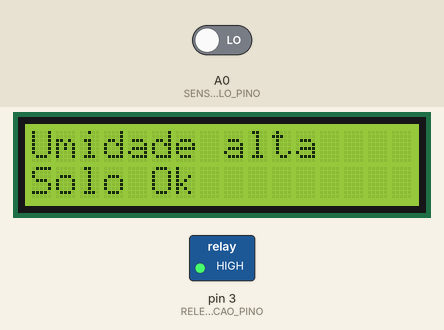
Simulated run of this sketch. Board: Arduino Uno, built with avr-gcc and run on an emulated ATmega328P. On the bench: 16×2 character LCD, switched loads named in the sketch (green lamp = pin HIGH). Inputs (shaded band) come from the test bench; at power-on: A0 (SENSOR_UMIDADE_SOLO_PINO) LOW. What the sketch prints to the serial monitor is not drawn.

Above: at 3.2 s.
3.3 s: A0 (SENSOR_UMIDADE_SOLO_PINO) driven HIGH
At 4.3 s:
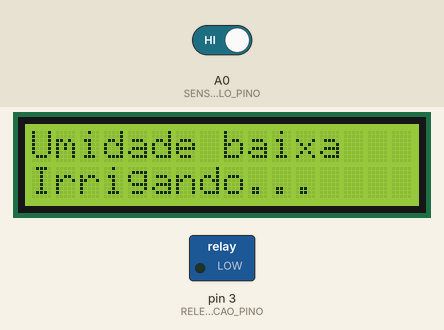
5.0 s: A0 (SENSOR_UMIDADE_SOLO_PINO) driven LOW
At 5.9 s:
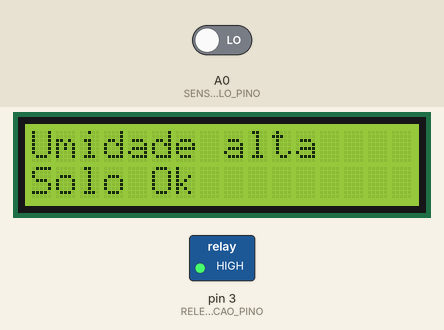
Timing chart, 0 to 8.0 s (numbered marks = the images above; inputs shaded):
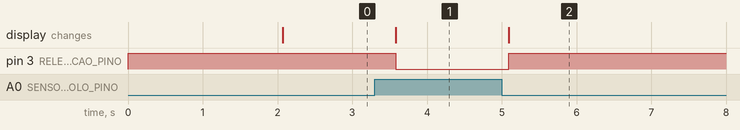

Measured:
- after the input at 3.3 s, pin 3 (RELE_IRRIGACAO_PINO): HIGH → LOW after 0.28 s; the display: changes after 0.28 s (image 1)
- after the input at 5.0 s, pin 3 (RELE_IRRIGACAO_PINO): LOW → HIGH after 0.09 s; the display: changes after 0.10 s (image 2)

The sketch:

main.ino
```cpp
#include <Arduino.h>
#include <Wire.h>
#include <LiquidCrystal.h>

#define SENSOR_UMIDADE_SOLO_PINO A0
#define RELE_IRRIGACAO_PINO 3

LiquidCrystal lcd(12, 11, 5, 4, 7, 2);

bool irrigar = false;

void setup() {
    Serial.begin(9600);
    pinMode(RELE_IRRIGACAO_PINO, OUTPUT);
    pinMode(SENSOR_UMIDADE_SOLO_PINO, INPUT);

    digitalWrite(RELE_IRRIGACAO_PINO, HIGH);
    lcd.begin(16, 2);
    lcd.print("Iniciando...");
    delay(2000);
    lcd.clear();
}

void loop() {
    controlarIrrigacao();
}

void controlarIrrigacao() {
    irrigar = digitalRead(SENSOR_UMIDADE_SOLO_PINO);

    lcd.setCursor(0, 0);
    if (irrigar) {
        digitalWrite(RELE_IRRIGACAO_PINO, LOW);
        lcd.print("Umidade baixa ");
        lcd.setCursor(0, 1);
        lcd.print("Irrigando...   ");
        Serial.println("Irrigando...");
    } else {
        digitalWrite(RELE_IRRIGACAO_PINO, HIGH);
        lcd.print("Umidade alta  ");
        lcd.setCursor(0, 1);
        lcd.print("Solo Ok       ");
        Serial.println("Solo Ok");
    }

    delay(500);
}
```
